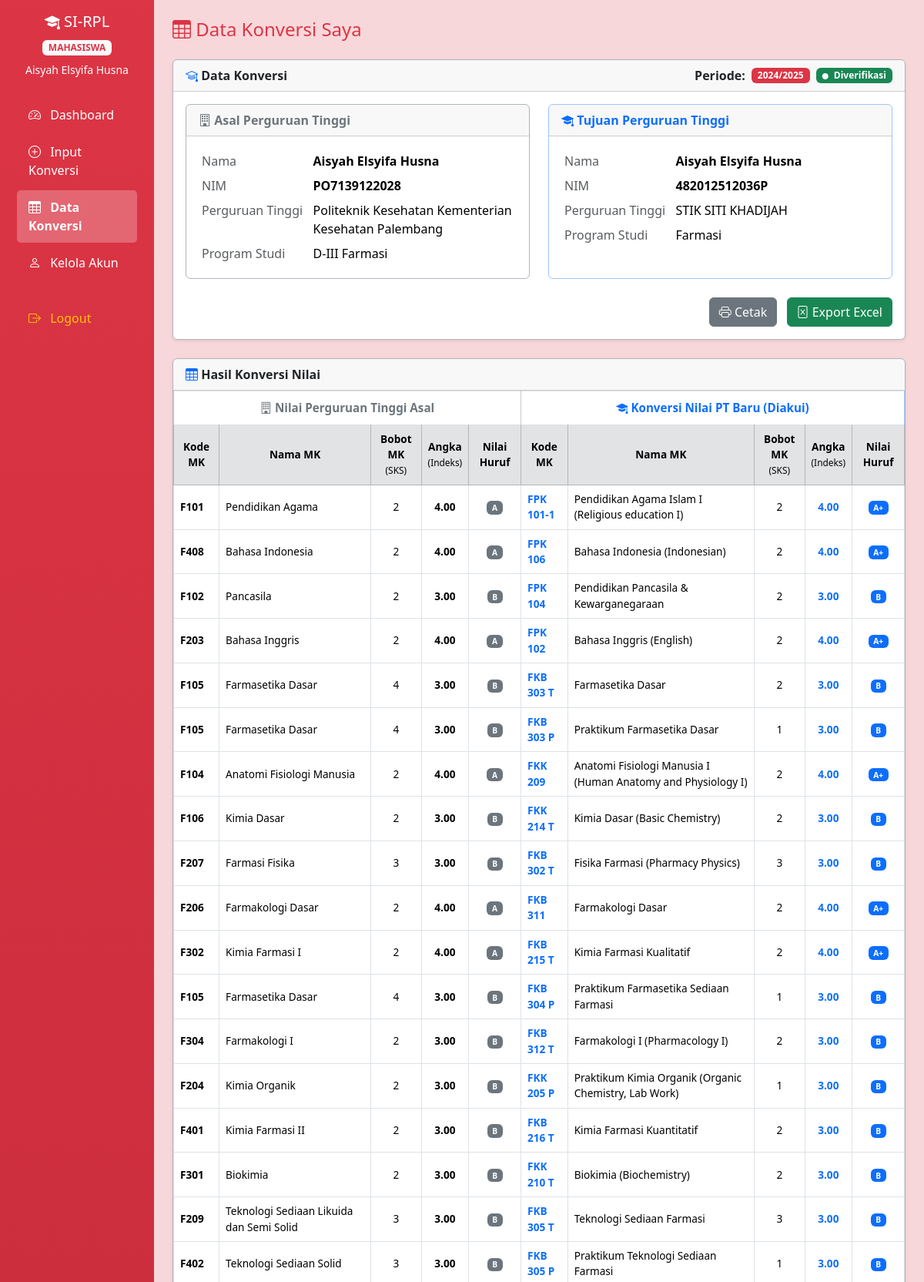
Page /dashboard.php?page=mahasiswa/data_konversi (signed in, upper part) on the committed database.
### tables this page shows
CREATE TABLE `konversi_header` (
  `id` int(11) NOT NULL,
  `id_mahasiswa` int(11) DEFAULT NULL,
  `periode_tahun` varchar(9) NOT NULL,
  `nama_asal` varchar(100) DEFAULT NULL,
  `nim_asal` varchar(50) DEFAULT NULL,
  `pt_asal` varchar(100) DEFAULT NULL,
  `prodi_asal` varchar(100) DEFAULT NULL,
  `nama_tujuan` varchar(100) DEFAULT NULL,
  `nim_tujuan` varchar(50) DEFAULT NULL,
  `pt_tujuan` varchar(100) DEFAULT NULL,
  `prodi_tujuan` varchar(100) DEFAULT NULL,
  `berkas_silabus` varchar(255) DEFAULT NULL,
  `berkas_transkrip` varchar(255) DEFAULT NULL,
  `status` enum('draft','menunggu','diverifikasi','ditolak') DEFAULT 'draft',
  `created_at` timestamp NOT NULL DEFAULT current_timestamp()
);

CREATE TABLE `konversi_detail` (
  `id` int(11) NOT NULL,
  `id_konversi` int(11) NOT NULL,
  `kode_mk_asal` varchar(20) DEFAULT NULL,
  `nama_mk_asal` varchar(100) DEFAULT NULL,
  `sks_asal` int(11) DEFAULT NULL,
  `nilai_indek_asal` decimal(3,2) DEFAULT NULL,
  `nilai_huruf_asal` varchar(2) DEFAULT NULL,
  `kode_mk_tujuan` varchar(20) DEFAULT NULL,
  `nama_mk_tujuan` varchar(100) DEFAULT NULL,
  `sks_tujuan` int(11) DEFAULT NULL,
  `nilai_indek_tujuan` decimal(3,2) DEFAULT NULL,
  `nilai_huruf_tujuan` varchar(2) DEFAULT NULL
);

### pages/mahasiswa/data_konversi.php (the view, shortened to what this page needs)
<?php
$id_mhs = $_SESSION['user_id'] ?? 0;
$q_header = $conn->prepare("SELECT * FROM konversi_header WHERE id_mahasiswa = ? ORDER BY id DESC");
$q_header->bind_param("i", $id_mhs);
$q_header->execute();
$result_header = $q_header->get_result();
$total_konversi = $result_header->num_rows;
?>
<h4 class="text-danger mb-4"><i class="bi bi-table"></i> Data Konversi Saya</h4>
<?php if ($total_konversi == 0): ?>
<div class="card border-0 shadow-sm text-center py-5">
    <div class="card-body">
        <i class="bi bi-inbox fs-1 text-muted opacity-50 d-block mb-3"></i>
        <h5 class="text-muted">Belum Ada Data Konversi</h5>
        <p class="text-muted">Anda belum menginput data konversi RPL.</p>
        <a href="?page=mahasiswa/input_konversi" class="btn btn-theme">
            <i class="bi bi-plus-circle"></i> Input Konversi Baru
        </a>
    </div>
</div>
<?php else:
    while ($header = $result_header->fetch_assoc()):
        $id_konversi = $header['id'];
        $q_detail = $conn->prepare("SELECT * FROM konversi_detail WHERE id_konversi = ? ORDER BY id");
        $q_detail->bind_param("i", $id_konversi);
        $q_detail->execute();
        $result_detail = $q_detail->get_result();
        $detail_list = [];
        while ($d = $result_detail->fetch_assoc()) {
            $detail_list[] = $d;
        }
?>
<div class="card mb-4 border border-dark-subtle shadow-sm">
    <div class="card-header text-dark d-flex justify-content-between align-items-center">
        <span><i class="bi bi-mortarboard text-primary"></i> Data Konversi</span>
        <div class="d-flex align-items-center gap-2">
             Periode:
            <span class="badge bg-danger text-white px-2 py-1">
                <?= htmlspecialchars($header['periode_tahun']) ?>
            </span>
            <?php
            $badge_class = [
                'draft' => 'bg-secondary',
                'menunggu' => 'bg-warning text-dark',
                'diverifikasi' => 'bg-success',
                'ditolak' => 'bg-danger'
            ];
            $status = $header['status'];
            ?>
            <span class="badge <?= $badge_class[$status] ?? 'bg-secondary' ?> px-2 py-1">
                <i class="bi bi-circle-fill me-1" style="font-size: 0.5rem;"></i> <?= ucfirst($status) ?>
            </span>
        </div>
    </div>
    <div class="card-body">
        <div class="row">
            <div class="col-md-6 mb-3">
                <div class="card h-100 border border-dark-subtle">
                    <div class="card-header text-secondary">
                        <i class="bi bi-building"></i> Asal Perguruan Tinggi
                    </div>
                    <div class="card-body">
                        <table class="table table-sm table-borderless mb-0">
                            <tr>
                                <td width="35%" class="text-muted">Nama</td>
                                <td class="fw-bold"><?= htmlspecialchars($header['nama_asal'] ?: '-') ?></td>
                            </tr>
                            <tr>
                                <td class="text-muted">NIM</td>
                                <td class="fw-bold"><?= htmlspecialchars($header['nim_asal'] ?: '-') ?></td>
                            </tr>
                            <tr>
                                <td class="text-muted">Perguruan Tinggi</td>
                                <td><?= htmlspecialchars($header['pt_asal'] ?: '-') ?></td>
                            </tr>
                            <tr>
                                <td class="text-muted">Program Studi</td>
                                <td><?= htmlspecialchars($header['prodi_asal'] ?: '-') ?></td>
                            </tr>
                        </table>
                    </div>
                </div>
            </div>
            <div class="col-md-6 mb-3">
                <div class="card h-100 border border-primary-subtle">
                    <div class="card-header text-primary">
                        <i class="bi bi-mortarboard-fill"></i> Tujuan Perguruan Tinggi
                    </div>
                    <div class="card-body">
                        <table class="table table-sm table-borderless mb-0">
                            <tr>
                                <td width="35%" class="text-muted">Nama</td>
                                <td class="fw-bold"><?= htmlspecialchars($header['nama_tujuan'] ?: '-') ?></td>
                            </tr>
                            <tr>
                                <td class="text-muted">NIM</td>
                                <td class="fw-bold"><?= htmlspecialchars($header['nim_tujuan'] ?: '-') ?></td>
                            </tr>
                            <tr>
                                <td class="text-muted">Perguruan Tinggi</td>
                                <td><?= htmlspecialchars($header['pt_tujuan'] ?: '-') ?></td>
                            </tr>
                            <tr>
                                <td class="text-muted">Program Studi</td>
                                <td><?= htmlspecialchars($header['prodi_tujuan'] ?: '-') ?></td>
                            </tr>
                        </table>
                    </div>
                </div>
            </div>
        </div>
         <?php if ($header['status'] == 'diverifikasi'): ?>
        <div class="text-end mt-2">
            <a href="<?= BASE_URL ?>exports/print.php?id=<?= $header['nim_tujuan'] ?>" class="btn btn-secondary me-2" target="_blank">
                <i class="bi bi-printer"></i> Cetak
            </a>
            <a href="<?= BASE_URL ?>exports/export_excel.php?id=<?= $id_konversi ?>" class="btn btn-success" target="_blank">
                <i class="bi bi-file-excel"></i> Export Excel
            </a>
        </div>
    <?php endif; ?>
    </div>
</div>
<div class="card mb-4 border border-dark-subtle shadow-sm">
    <div class="card-header text-dark">
        <i class="bi bi-table text-primary"></i> Hasil Konversi Nilai
    </div>
    <div class="card-body p-0">
        <?php if (empty($detail_list)): ?>
        <div class="text-center py-4 text-muted">
            <i class="bi bi-inbox fs-1 d-block mb-2 opacity-50"></i>
            Belum ada detail konversi
        </div>
        <?php else: ?>
        <div class="table-responsive">
            <table class="table table-bordered mb-0" id="tabelHasil<?= $id_konversi ?>">
                <thead>
                    <tr class="text-center">
                        <th colspan="5" class="border-secondary-subtle text-secondary">
                            <i class="bi bi-building"></i> Nilai Perguruan Tinggi Asal
                        </th>
                        <th colspan="5" class="border-primary-subtle text-primary">
                            <i class="bi bi-mortarboard-fill"></i> Konversi Nilai PT Baru (Diakui)
                        </th>
                    </tr>
                    <tr class="table-secondary text-white text-center">
                        <th>Kode MK</th>
                        <th>Nama MK</th>
                        <th>Bobot MK<br><small class="fw-normal">(SKS)</small></th>
                        <th>Angka<br><small class="fw-normal">(Indeks)</small></th>
                        <th>Nilai Huruf</th>
                        <th>Kode MK</th>
                        <th>Nama MK</th>
                        <th>Bobot MK<br><small class="fw-normal">(SKS)</small></th>
                        <th>Angka<br><small class="fw-normal">(Indeks)</small></th>
                        <th>Nilai Huruf</th>
                    </tr>
                </thead>
                <tbody>
                    <?php foreach ($detail_list as $detail): ?>
                    <tr>
                        <td class="fw-bold"><?= htmlspecialchars($detail['kode_mk_asal'] ?: '-') ?></td>
                        <td><?= htmlspecialchars($detail['nama_mk_asal'] ?: '-') ?></td>
                        <td class="text-center"><?= $detail['sks_asal'] ?: '-' ?></td>
                        <td class="text-center fw-bold"><?= $detail['nilai_indek_asal'] ?? '-' ?></td>
                        <td class="text-center">
                            <span class="badge bg-secondary"><?= $detail['nilai_huruf_asal'] ?: '-' ?></span>
                        </td>
                        <td class="fw-bold text-primary"><?= htmlspecialchars($detail['kode_mk_tujuan'] ?: '-') ?></td>
                        <td><?= htmlspecialchars($detail['nama_mk_tujuan'] ?: '-') ?></td>
                        <td class="text-center"><?= $detail['sks_tujuan'] ?: '-' ?></td>
                        <td class="text-center fw-bold text-primary"><?= $detail['nilai_indek_tujuan'] ?? '-' ?></td>
                        <td class="text-center">
                            <span class="badge bg-primary"><?= $detail['nilai_huruf_tujuan'] ?: '-' ?></span>
                        </td>
                    </tr>
                    <?php endforeach; ?>
                </tbody>
            </table>
        </div>
        <?php endif; ?>
    </div>
</div>
<?php
    endwhile;
endif;
?>

### assets/css/custom.css (style rules this page uses)
:root { --primary-red: #dc3545; --dark-red: #a71d2a; --light-red: #f8d7da; }
body { background-color: #f4f6f9; }
.table thead { background-color: var(--primary-red) !important; color: white; }

### pages/mahasiswa/data_konversi.php (style rules this page uses)
.card-header { font-weight: 600; }
[id^="tabelHasil"] th, [id^="tabelHasil"] td { vertical-align: middle; font-size: 0.85rem; }
[id^="tabelHasil"] thead tr:first-child th { font-size: 0.95rem; padding: 10px; }

### rows in the picture
konversi_header: periode_tahun "2024/2025", status "Diverifikasi", nama_asal "Aisyah Elsyifa Husna", nim_asal "PO7139122028", pt_asal "Politeknik Kesehatan Kementerian Kesehatan Palembang", prodi_asal "D-III Farmasi", nama_tujuan "Aisyah Elsyifa Husna", nim_tujuan "482012512036P", pt_tujuan "STIK SITI KHADIJAH", prodi_tujuan "Farmasi"
konversi_detail: kode_mk_asal "F101", nama_mk_asal "Pendidikan Agama", sks_asal "2", nilai_indek_asal "4.00", nilai_huruf_asal "A", kode_mk_tujuan "FPK 101-1", nama_mk_tujuan "Pendidikan Agama Islam I (Religious education I)", sks_tujuan "2", nilai_indek_tujuan "4.00", nilai_huruf_tujuan "A+"
konversi_detail: kode_mk_asal "F408", nama_mk_asal "Bahasa Indonesia", sks_asal "2", nilai_indek_asal "4.00", nilai_huruf_asal "A", kode_mk_tujuan "FPK 106", nama_mk_tujuan "Bahasa Indonesia (Indonesian)", sks_tujuan "2", nilai_indek_tujuan "4.00", nilai_huruf_tujuan "A+"
konversi_detail: kode_mk_asal "F102", nama_mk_asal "Pancasila", sks_asal "2", nilai_indek_asal "3.00", nilai_huruf_asal "B", kode_mk_tujuan "FPK 104", nama_mk_tujuan "Pendidikan Pancasila & Kewarganegaraan", sks_tujuan "2", nilai_indek_tujuan "3.00", nilai_huruf_tujuan "B"
konversi_detail: kode_mk_asal "F203", nama_mk_asal "Bahasa Inggris", sks_asal "2", nilai_indek_asal "4.00", nilai_huruf_asal "A", kode_mk_tujuan "FPK 102", nama_mk_tujuan "Bahasa Inggris (English)", sks_tujuan "2", nilai_indek_tujuan "4.00", nilai_huruf_tujuan "A+"
konversi_detail: kode_mk_asal "F105", nama_mk_asal "Farmasetika Dasar", sks_asal "4", nilai_indek_asal "3.00", nilai_huruf_asal "B", kode_mk_tujuan "FKB 303 T", nama_mk_tujuan "Farmasetika Dasar", sks_tujuan "2", nilai_indek_tujuan "3.00", nilai_huruf_tujuan "B"
konversi_detail: kode_mk_asal "F105", nama_mk_asal "Farmasetika Dasar", sks_asal "4", nilai_indek_asal "3.00", nilai_huruf_asal "B", kode_mk_tujuan "FKB 303 P", nama_mk_tujuan "Praktikum Farmasetika Dasar", sks_tujuan "1", nilai_indek_tujuan "3.00", nilai_huruf_tujuan "B"
konversi_detail: kode_mk_asal "F104", nama_mk_asal "Anatomi Fisiologi Manusia", sks_asal "2", nilai_indek_asal "4.00", nilai_huruf_asal "A", kode_mk_tujuan "FKK 209", nama_mk_tujuan "Anatomi Fisiologi Manusia I (Human Anatomy and Physiology I)", sks_tujuan "2", nilai_indek_tujuan "4.00", nilai_huruf_tujuan "A+"
konversi_detail: kode_mk_asal "F106", nama_mk_asal "Kimia Dasar", sks_asal "2", nilai_indek_asal "3.00", nilai_huruf_asal "B", kode_mk_tujuan "FKK 214 T", nama_mk_tujuan "Kimia Dasar (Basic Chemistry)", sks_tujuan "2", nilai_indek_tujuan "3.00", nilai_huruf_tujuan "B"
konversi_detail: kode_mk_asal "F207", nama_mk_asal "Farmasi Fisika", sks_asal "3", nilai_indek_asal "3.00", nilai_huruf_asal "B", kode_mk_tujuan "FKB 302 T", nama_mk_tujuan "Fisika Farmasi (Pharmacy Physics)", sks_tujuan "3", nilai_indek_tujuan "3.00", nilai_huruf_tujuan "B"
konversi_detail: kode_mk_asal "F206", nama_mk_asal "Farmakologi Dasar", sks_asal "2", nilai_indek_asal "4.00", nilai_huruf_asal "A", kode_mk_tujuan "FKB 311", nama_mk_tujuan "Farmakologi Dasar", sks_tujuan "2", nilai_indek_tujuan "4.00", nilai_huruf_tujuan "A+"
konversi_detail: kode_mk_asal "F302", nama_mk_asal "Kimia Farmasi I", sks_asal "2", nilai_indek_asal "4.00", nilai_huruf_asal "A", kode_mk_tujuan "FKB 215 T", nama_mk_tujuan "Kimia Farmasi Kualitatif", sks_tujuan "2", nilai_indek_tujuan "4.00", nilai_huruf_tujuan "A+"
konversi_detail: kode_mk_asal "F105", nama_mk_asal "Farmasetika Dasar", sks_asal "4", nilai_indek_asal "3.00", nilai_huruf_asal "B", kode_mk_tujuan "FKB 304 P", nama_mk_tujuan "Praktikum Farmasetika Sediaan Farmasi", sks_tujuan "1", nilai_indek_tujuan "3.00", nilai_huruf_tujuan "B"
konversi_detail: kode_mk_asal "F304", nama_mk_asal "Farmakologi I", sks_asal "2", nilai_indek_asal "3.00", nilai_huruf_asal "B", kode_mk_tujuan "FKB 312 T", nama_mk_tujuan "Farmakologi I (Pharmacology I)", sks_tujuan "2", nilai_indek_tujuan "3.00", nilai_huruf_tujuan "B"
konversi_detail: kode_mk_asal "F204", nama_mk_asal "Kimia Organik", sks_asal "2", nilai_indek_asal "3.00", nilai_huruf_asal "B", kode_mk_tujuan "FKK 205 P", nama_mk_tujuan "Praktikum Kimia Organik (Organic Chemistry, Lab Work)", sks_tujuan "1", nilai_indek_tujuan "3.00", nilai_huruf_tujuan "B"
konversi_detail: kode_mk_asal "F401", nama_mk_asal "Kimia Farmasi II", sks_asal "2", nilai_indek_asal "3.00", nilai_huruf_asal "B", kode_mk_tujuan "FKB 216 T", nama_mk_tujuan "Kimia Farmasi Kuantitatif", sks_tujuan "2", nilai_indek_tujuan "3.00", nilai_huruf_tujuan "B"
konversi_detail: kode_mk_asal "F301", nama_mk_asal "Biokimia", sks_asal "2", nilai_indek_asal "3.00", nilai_huruf_asal "B", kode_mk_tujuan "FKK 210 T", nama_mk_tujuan "Biokimia (Biochemistry)", sks_tujuan "2", nilai_indek_tujuan "3.00", nilai_huruf_tujuan "B"
konversi_detail: kode_mk_asal "F209", nama_mk_asal "Teknologi Sediaan Likuida dan Semi Solid", sks_asal "3", nilai_indek_asal "3.00", nilai_huruf_asal "B", kode_mk_tujuan "FKB 305 T", nama_mk_tujuan "Teknologi Sediaan Farmasi", sks_tujuan "3", nilai_indek_tujuan "3.00", nilai_huruf_tujuan "B"
konversi_detail: kode_mk_asal "F402", nama_mk_asal "Teknologi Sediaan Solid", sks_asal "3", nilai_indek_asal "3.00", nilai_huruf_asal "B", kode_mk_tujuan "FKB 305 P", nama_mk_tujuan "Praktikum Teknologi Sediaan Farmasi", sks_tujuan "1", nilai_indek_tujuan "3.00", nilai_huruf_tujuan "B"

### other values in the picture
$_SESSION['role'] "MAHASISWA"
$_SESSION['nama'] "Aisyah Elsyifa Husna"
